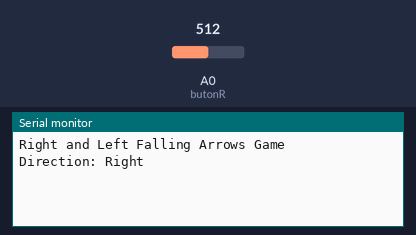
Simulated run of this sketch. Board: Arduino Uno, built with avr-gcc and run on an emulated ATmega328P. Shown: the last lines printed to the serial monitor. The inputs (shaded band) are chosen by the test bench; at power-on: A0 (butonR) = 512. Random numbers use the default seed unless the sketch sets one.

Above: at 1.2 s.
1.3 s: A0 (butonR) set to 44
At 2.7 s:
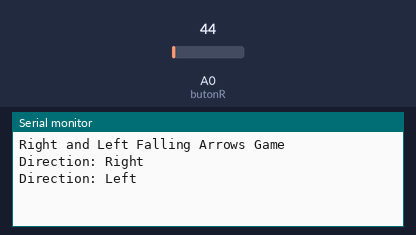
3.5 s: A0 (butonR) set to 37
At 4.3 s:
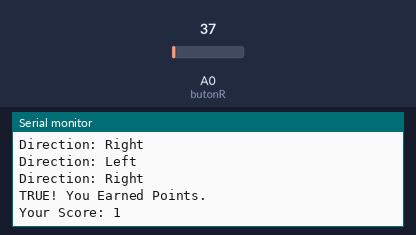
Timing chart, 0 to 6.5 s (numbered marks = the images above; inputs shaded):
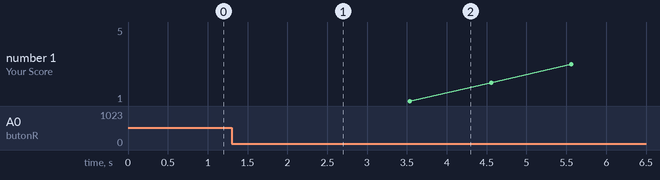

The sketch:

Right-or-Left-Game-withButton.ino
```cpp
#define butonR A0

unsigned long previousMillis = 0; // Zaman takibi için değişken
const long interval = 1000; // 1 saniye aralık
int score = 0; // Kullanıcının puanı

char direction = ' '; // Rastgele yönü tutmak için değişken, boş olarak başlatılır

void setup() {
  Serial.begin(9600); // Seri iletişimi başlat
  randomSeed(analogRead(0)); // Rastgele sayı üreteci için tohum
  Serial.println("Right and Left Falling Arrows Game");
}

void loop() {
  unsigned long currentMillis = millis(); // Geçerli zaman

  if (currentMillis - previousMillis >= interval) {
    // 2 saniye geçtiyse yeni bir yön üret
    previousMillis = currentMillis;
    direction = random(0, 2) == 0 ? 'a' : 'd'; // Rastgele 'a' veya 'd'
    Serial.print("Direction: ");
    Serial.println(direction == 'a' ? "Right" : "Left");
  }

  int buttonValue = analogRead(butonR);

  // Sağ butonu simüle etmek için
  if (buttonValue >= 1000 && direction == 'd') {
    Serial.println("TRUE! You Earned Points.");
    score++;
    Serial.print("Your Score: ");
    Serial.println(score);
    previousMillis = currentMillis; // Zamanı sıfırla
    direction = ' '; // Yönü boşalt
  }

  // Sol butonu simüle etmek için
  if (buttonValue > 0 && buttonValue < 40 && direction == 'a') {
    Serial.println("TRUE! You Earned Points.");
    score++;
    Serial.print("Your Score: ");
    Serial.println(score);
    previousMillis = currentMillis; // Zamanı sıfırla
    direction = ' '; // Yönü boşalt
  }

  // Yanlış butona basıldıysa
  if ((buttonValue >= 1000 && direction == 'a') || (buttonValue > 0 && buttonValue < 40 && direction == 'd')) {
    Serial.println("Wrong key! -1 Point.");
    score--;
    Serial.print("Your Score: ");
    Serial.println(score);
    previousMillis = currentMillis; // Zamanı sıfırla
    direction = ' '; // Yönü boşalt
  }

  delay(50); // Gecikme
}
```

Measured:
- the behaviour switches between 40 and 39 on A0 (butonR) (found by bisection; images 1 and 2)
- after the input at 3.5 s, the serial monitor: prints a new line at once (image 2)
